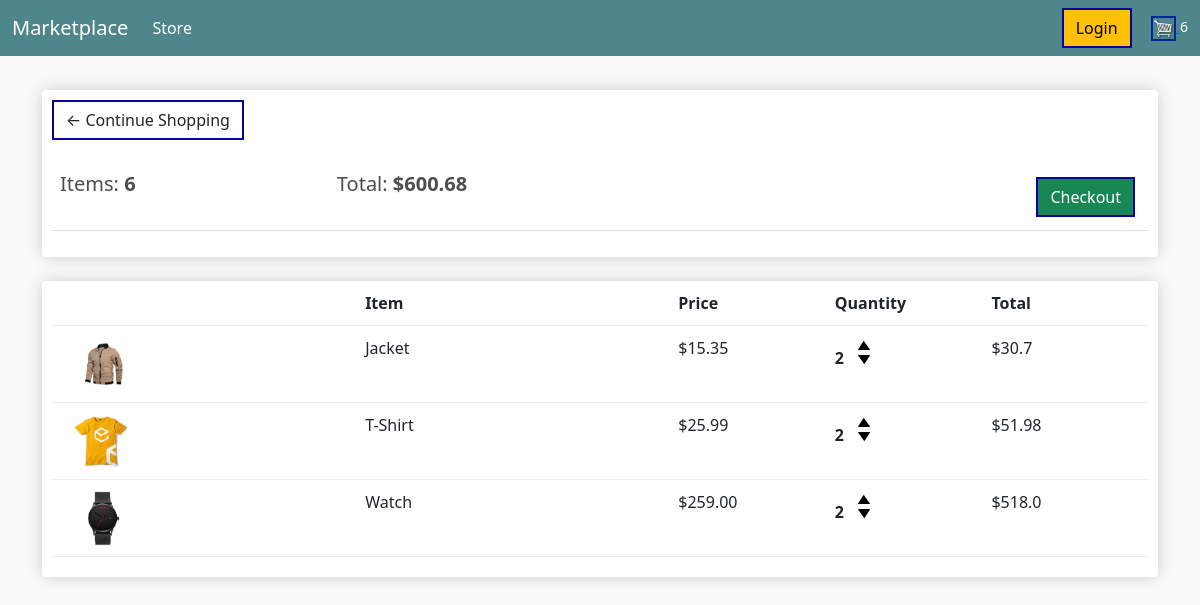
The page /cart/ (signed in) on the database as committed earlier.
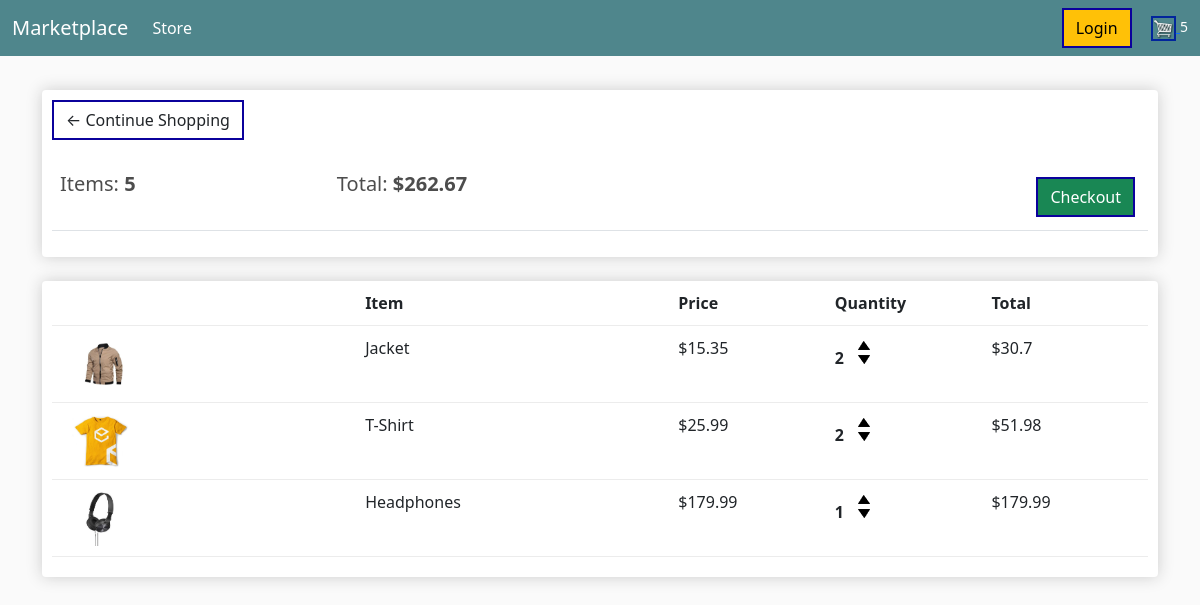
The same page on the database as committed later.
### store/models.py (models this page shows, shortened)
class Order(models.Model):
	customer = models.ForeignKey(Customer, on_delete=models.SET_NULL, null=True, blank=True)
	date_ordered = models.DateTimeField(auto_now_add=True)
	complete = models.BooleanField(default=False)
	transaction_id = models.CharField(max_length=100, null=True)
	@property
	def get_cart_total(self):
		orderitems = self.orderitem_set.all()
		total = sum([item.get_total for item in orderitems])
		return total
	@property
	def get_cart_items(self):
		orderitems = self.orderitem_set.all()
		total = sum([item.quantity for item in orderitems])
		return total

class OrderItem(models.Model):
	product = models.ForeignKey(Product, on_delete=models.SET_NULL, null=True)
	order = models.ForeignKey(Order, on_delete=models.SET_NULL, null=True)
	quantity = models.IntegerField(default=0, null=True, blank=True)
	date_added = models.DateTimeField(auto_now_add=True)
	@property
	def get_total(self):
		total = self.product.price * self.quantity
		return total

class Product(models.Model):
	name = models.CharField(max_length=200)
	price = models.FloatField()
	digital = models.BooleanField(default=False,null=True, blank=True)
	image = models.ImageField(null=True, blank=True)
	@property
	def imageURL(self):
		try:
			url = self.image.url
		except:
			url = ''
		return url

### store/views.py (the view)
# urls.py: path('cart/', views.cart, name='cart'),
def cart(request):
    if request.user.is_authenticated:
        customer = request.user.customer
        order, created = Order.objects.get_or_create(customer=customer, complete=False)
        items = order.orderitem_set.all()
        cartItems = order.get_cart_items
    else:
        items = []
        order = {'get_cart_total':0, 'get_cart_items':0}
        cartItems = order['get_cart_items']
    context = {'items':items, 'order':order, 'cartItems':cartItems}
    return render(request, 'store/cart.html', context)

### store/templates/store/cart.html
{% extends 'store/main.html' %}
{% load static %}
{% block content %}
    <div class="row">
        <div class="col-lg-12">
            <div class="box-element">
                <a  class="btn btn-outline-dark" href="{% url 'store' %}">&#x2190; Continue Shopping</a>
                <br>
                <br>
                <table class="table">
                    <tr>
                        <th><h5>Items: <strong>{{order.get_cart_items}}</strong></h5></th>
                        <th><h5>Total:<strong> ${{order.get_cart_total|floatformat:2}}</strong></h5></th>
                        <th>
                            <a  style="float:right; margin:5px;" class="btn btn-success" href="{% url 'checkout' %}">Checkout</a>
                        </th>
                    </tr>
                </table>
            </div>
            <br>
            <div class="box-element">
                <div class="cart-row">
                    <div style="flex:2"></div>
                    <div style="flex:2"><strong>Item</strong></div>
                    <div style="flex:1"><strong>Price</strong></div>
                    <div style="flex:1"><strong>Quantity</strong></div>
                    <div style="flex:1"><strong>Total</strong></div>
                </div>
                {% for item in items %}
                <div class="cart-row">
                    <div style="flex:2"><img class="row-image" src="{{item.product.imageURL}}"></div>
					<div style="flex:2"><p>{{item.product.name}}</p></div>
					<div style="flex:1"><p>${{item.product.price|floatformat:2}}</p></div>
                    <div style="flex:1">
                        <p class="quantity">{{item.quantity}}</p>
                        <div class="quantity">
                            <img data-product="{{item.product.id}}" data-action="add" class="chg-quantity update-cart" src="{% static  'images/arrow-up.png' %}">
                            <img data-product="{{item.product.id}}" data-action="remove" class="chg-quantity update-cart" src="{% static  'images/arrow-down.png' %}">
                        </div>
                    </div>
                    <div style="flex:1"><p>${{item.get_total}}</p></div>
                </div>
                {% endfor %}
            </div>
        </div>
    </div>
{% endblock content %}

### store/templates/store/main.html (shortened to what this page needs)
<!DOCTYPE html>
{% load static %}
<html lang="en">
<head>
    <link href="https://cdn.jsdelivr.net/npm/bootstrap@5.3.2/dist/css/bootstrap.min.css"
    rel="stylesheet"
>
    <link rel="stylesheet" type="text/css" href="{% static 'css/main.css' %}">
</head>
<body>
    <nav class="navbar navbar-expand-lg navbar-dark bg-dark">
        <div class="container-fluid">
          <a class="navbar-brand" href="{% url 'store' %}">Marketplace</a>
          <div class="collapse navbar-collapse" id="navbarSupportedContent">
            <ul class="navbar-nav me-auto mb-2 mb-lg-0">
              <li class="nav-item">
                <a class="nav-link active" aria-current="page" href="{% url 'store' %}">Store</a>
              </li>
            </ul>
            <div class="form-inline my-2 my-lg-0">
                <a href="#"class="btn btn-warning">Login</a>
                <a href="{% url 'cart' %}">
                   <img  id="cart-icon" src="{% static 'images/cart.png' %}">
               </a>
            </div>
          </div>
        </div>
    </nav>
    <div class="container">
        <br>
        {% block content %}
        {% endblock content %}
    </div>
</body>
</html>

### static/css/main.css (style rules this page uses)
body { background-color: hsl(0, 0%, 98%); }
h1,h2,h3,h4,h5,h6 { color:hsl(0, 0%, 30%); }
.box-element { box-shadow:hsl(0, 0%, 80%) 0 0 16px; background-color: #fff; border-radius: 4px; padding: 10px; }
.bg-dark { background-color: #4f868c!important; }
#cart-icon { border: 2px rgb(1, 37, 156)solid; width:25px; display: inline-block; margin-left: 15px; }
.col-lg-4, .col-lg-6, .col-lg-8, .col-lg-12 { margin-top: 10px; }
.btn { border: 2px rgb(11, 1, 156) solid; border-radius: 0; }
.row-image { width: 100px; }
.cart-row { display: flex; align-items: flex-stretch; padding-bottom: 10px; margin-bottom: 10px; border-bottom: 1px solid #ececec; }
.quantity { display: inline-block; font-weight: 700; padding-right:10px; }
.chg-quantity { width: 12px; cursor: pointer; display: block; margin-top: 5px; transition:.1s; }

Rows that differ between the two databases and show on the page:
removed OrderItem: product.imageURL (picture), product.name "Watch", product.price "259.00", quantity "2", get_total "518.0"
computed for Order: get_cart_items "6" → "5"; get_cart_total "600.68" → "262.67"
added OrderItem: product.imageURL (picture), product.name "Headphones", product.price "179.99", quantity "1", get_total "179.99"
